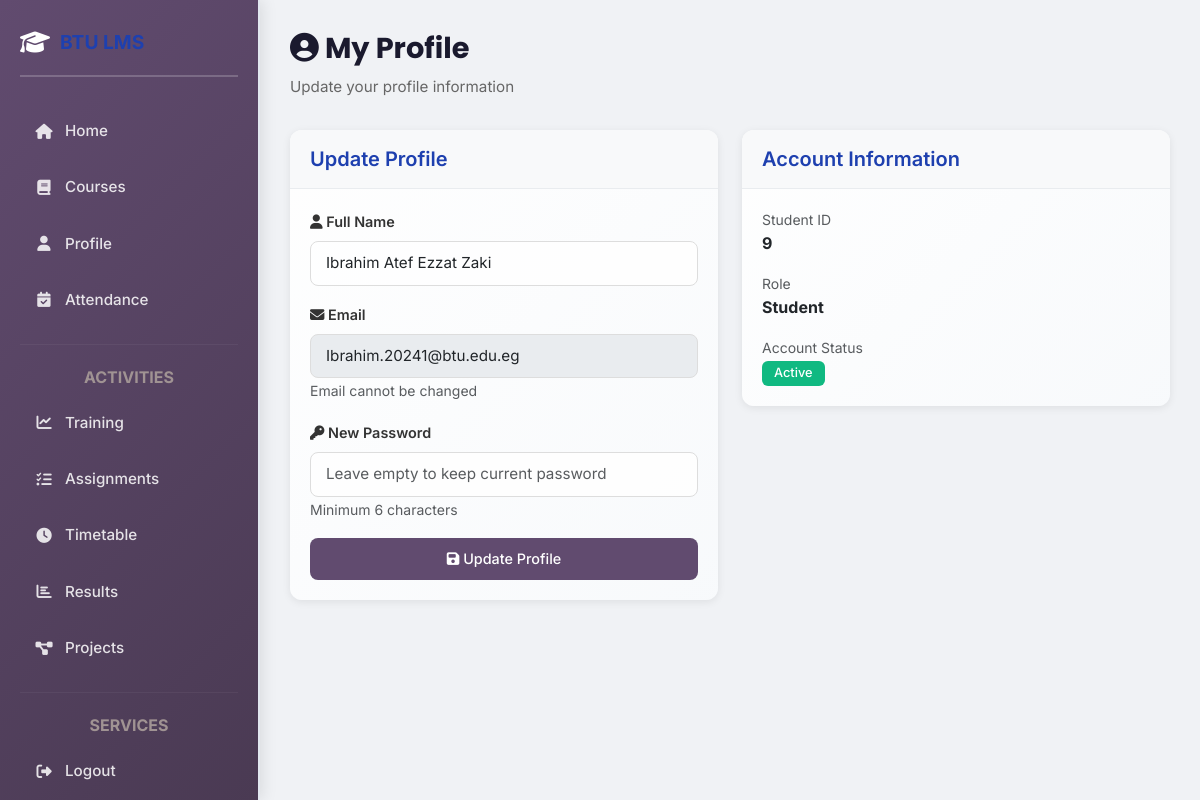
Screenshot of /student/profile.php (signed in) with the database file from the repository.
### tables this page shows
CREATE TABLE `users` (
  `id` int(11) NOT NULL,
  `name` varchar(100) DEFAULT NULL,
  `email` varchar(100) DEFAULT NULL,
  `password` varchar(255) DEFAULT NULL,
  `role` enum('student','doctor') DEFAULT NULL,
  `group` varchar(1) DEFAULT 'A',
  `image` varchar(255) DEFAULT 'default.png',
  `group_id` varchar(10) DEFAULT NULL
);

### student/profile.php (the view, shortened to what this page needs)
<?php
include 'layout.php';
require_once("../config/db.php");
$student_id = (int) $_SESSION['user_id'] ?? 0;
$stmt = $conn->prepare("SELECT id, name, email, role FROM users WHERE id = ?");
if ($stmt) {
    $stmt->bind_param("i", $student_id);
    $stmt->execute();
    $user = $stmt->get_result()->fetch_assoc();
} else {
    $user = null;
}
?>
<div class="page-header">
    <h2><i class="fas fa-user-circle"></i> My Profile</h2>
    <p>Update your profile information</p>
</div>
<div class="row">
    <div class="col-md-6 mb-4">
        <div class="card">
            <div class="card-header">
                <h5 class="mb-0">Update Profile</h5>
            </div>
            <div class="card-body">
                <form method="POST">
                    <div class="mb-3">
                        <label class="form-label"><i class="fas fa-user"></i> Full Name</label>
                        <input
                            type="text"
                            name="name"
                            value="<?= htmlspecialchars($user['name'] ?? '') ?>"
                            class="form-control"
                            required
                        >
                    </div>
                    <div class="mb-3">
                        <label class="form-label"><i class="fas fa-envelope"></i> Email</label>
                        <input
                            type="email"
                            value="<?= htmlspecialchars($user['email'] ?? '') ?>"
                            class="form-control"
                            disabled
                        >
                        <small class="text-muted">Email cannot be changed</small>
                    </div>
                    <div class="mb-3">
                        <label class="form-label"><i class="fas fa-key"></i> New Password</label>
                        <input
                            type="password"
                            name="password"
                            placeholder="Leave empty to keep current password"
                            class="form-control"
                        >
                        <small class="text-muted">Minimum 6 characters</small>
                    </div>
                    <button type="submit" name="update" class="btn btn-dark w-100">
                        <i class="fas fa-save"></i> Update Profile
                    </button>
                </form>
            </div>
        </div>
    </div>
    <div class="col-md-6 mb-4">
        <div class="card">
            <div class="card-header">
                <h5 class="mb-0">Account Information</h5>
            </div>
            <div class="card-body">
                <div class="mb-3">
                    <small class="text-muted d-block">Student ID</small>
                    <strong><?= (int) ($user['id'] ?? 0) ?></strong>
                </div>
                <div class="mb-3">
                    <small class="text-muted d-block">Role</small>
                    <strong><?= ucfirst(htmlspecialchars($user['role'] ?? 'student')) ?></strong>
                </div>
                <div class="mb-0">
                    <small class="text-muted d-block">Account Status</small>
                    <span class="badge badge-success">Active</span>
                </div>
            </div>
        </div>
    </div>
</div>
</div>
</body>
</html>

### assets/css/site.css (style rules this page uses)
:root { --primary: #1e40af; --primary-hover: #1d4ed8; --secondary: #f59e0b; --success: #10b981; --danger: #ef4444; --warning: #f59e0b; --info: #06b6d4; --light: #f8fafc; --dark: #1e293b; --border: #e2e8f0; --shadow: 0 4px 6px -1px rgba(0, 0, 0, 0.1), 0 2px 4px -1px rgba(0, 0, 0, 0.06); --shadow-lg: 0 10px 15px -3px rgba(0, 0, 0, 0.1), 0 4px 6px -2px rgba(0, 0, 0, 0.05); }
body { background: url('../images/background.jpg') no-repeat center center fixed; background-size: contain; font-family: 'Inter', sans-serif; color: var(--dark); min-height: 100vh; line-height: 1.6; }
.card { background: linear-gradient(135deg, rgba(255, 255, 255, 0.95) 0%, rgba(248, 250, 252, 0.95) 100%); border: 1px solid var(--border); border-radius: 12px; box-shadow: var(--shadow); transition: all 0.3s cubic-bezier(0.4, 0, 0.2, 1); overflow: hidden; }
.card-header { background: linear-gradient(135deg, var(--primary) 0%, var(--primary-hover) 100%); color: white; border-bottom: none; padding: 16px 20px; }
.card-body { padding: 20px; }
.btn { border-radius: 8px; font-weight: 500; padding: 8px 16px; transition: all 0.2s ease; border: none; cursor: pointer; }
.form-control, .form-select { border: 2px solid var(--border); border-radius: 8px; padding: 10px 12px; transition: all 0.2s ease; background: rgba(255, 255, 255, 0.8); }
.form-label { font-weight: 500; color: var(--dark); margin-bottom: 8px; }
h1, h2, h3, h4, h5, h6 { color: var(--primary); font-weight: 600; line-height: 1.3; }
h2 { font-size: 2rem; }
.badge { border-radius: 20px; font-weight: 500; padding: 4px 12px; }
.badge-success { background: var(--success); }
* { transition: all 0.3s cubic-bezier(0.4, 0, 0.2, 1); }

### student/layout.php (style rules this page uses)
* { font-family: 'Inter', sans-serif; }
html, body { height: 100%; background: #f0f2f5; }
body { display: flex; overflow-x: hidden; }
.page-header { margin-bottom: 30px; }
.page-header h2 { font-family: 'Poppins', sans-serif; font-weight: 700; color: #1a1a2e; margin-bottom: 8px; font-size: 1.8rem; }
.page-header p { color: #666; font-size: 0.95rem; margin: 0; }
.card { border: none; border-radius: 12px; box-shadow: 0 2px 8px rgba(0, 0, 0, 0.08); transition: all 0.3s ease; overflow: hidden; }
.card-body { padding: 20px; }
.card-header { background: #f8f9fa !important; border-bottom: 1px solid #e9ecef; }
.btn { padding: 10px 20px; border-radius: 8px; font-weight: 500; transition: all 0.3s ease; font-size: 0.9rem; border: none; }
.btn-dark { background: #614b6f; color: white; }
.badge { padding: 6px 12px; border-radius: 6px; font-weight: 500; font-size: 0.8rem; }
.badge-success { background: #10b981; color: white; }
.form-control, .form-select { border-radius: 8px; border: 1.5px solid #ddd; padding: 10px 15px; font-size: 0.95rem; transition: all 0.3s ease; }
.form-label { font-weight: 600; color: #333; margin-bottom: 8px; font-size: 0.9rem; }

### rows the page displays
users: name "Ibrahim Atef Ezzat Zaki", email "Ibrahim.20241@btu.edu.eg", id "9", role "Student"
